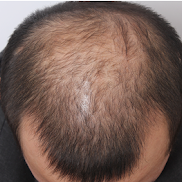
#> input picture input_images/bald4_cropped.png, 182 x 182 px
$ python Hair_loss_diagnosis.py
#> lines starting #> are read from the running program, lines starting #| are printed output that depends on the picture; after the words box and inside, x2 and y2 are one past the last pixel; in counts of white or black regions, pixels touching at a corner belong together
import cv2
import numpy as np

def clustering(image, k) :
    pixel_values = image.reshape((-1, 1))
    pixel_values = np.float32(pixel_values)
    criteria = (cv2.TERM_CRITERIA_EPS + cv2.TERM_CRITERIA_MAX_ITER, 10, 0.2)
    _, labels, (centers) = cv2.kmeans(pixel_values, k, None, criteria, 10, cv2.KMEANS_RANDOM_CENTERS)
    centers = np.uint8(centers)
    labels = labels.flatten()
    segmented_image = centers[labels.flatten()]
    image = segmented_image.reshape(image.shape)
    return image

path = "input_images/bald4_cropped.png"
width = 200
height = 200
errorV = np.array([])
image = cv2.imread(path, 0)
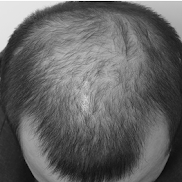
#> image: shape (182, 182); min 0, max 252, mean 100
image = cv2.resize(image, dsize=(width, height), interpolation=cv2.INTER_AREA)
#> image: shape (200, 200)
ret, image = cv2.threshold(image, 0, 255, cv2.THRESH_OTSU)
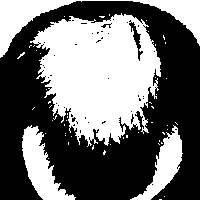
#> image: shape (200, 200); 43.4% white; 54 white regions (50 under 20 px), largest, box (x1, y1, x2, y2) and area: (30, 13, 161, 147) 11427, (0, 0, 200, 58) 2730, (22, 125, 76, 200) 1712, (130, 125, 183, 200) 1337
#> ret = 105

kernel = np.ones((7,7),np.float32)/49
image = cv2.filter2D(image,-1,kernel)
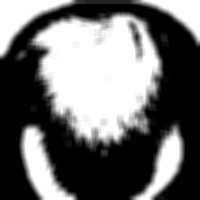
#> image: shape (200, 200); min 0, max 255, mean 110.4

image = clustering(image, 4)
#> in clustering, `_, labels, (centers) = cv2.kmeans(pixel_values, k, None, criteria, 10,..`: centers = [250.1, 165.3, 81.35, 3.59]
#> in clustering, `centers = np.uint8(centers)`: centers = [250, 165, 81, 3]
#> in clustering, `image = segmented_image.reshape(image.shape)`:
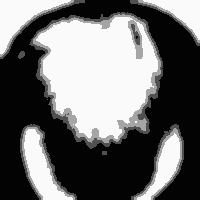
#> image: shape (200, 200); min 3, max 250, mean 110

kernel = np.ones((7,7),np.float32)/49
image = cv2.filter2D(image,-1,kernel)
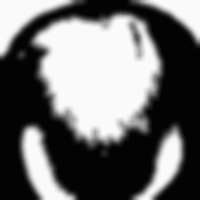
#> image: shape (200, 200); min 3, max 250, mean 110

image = clustering(image, 2)
#> call 2 of clustering, with k = 2
#> in clustering (call 2), `_, labels, (centers) = cv2.kmeans(pixel_values, k, None, criteria, 10,..`: centers = [230.5, 16.83]
#> in clustering (call 2), `centers = np.uint8(centers)`: centers = [230, 16]
#> in clustering (call 2), `image = segmented_image.reshape(image.shape)`:
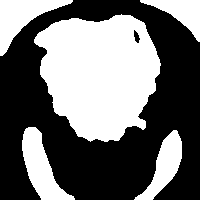
#> image: shape (200, 200); values 16 (black) and 230 (white), 43.6% white; 5 white regions, box (x1, y1, x2, y2) and area: (34, 14, 161, 142) 11734, (22, 127, 75, 200) 1720, (0, 0, 73, 56) 1620, (134, 130, 182, 200) 1336, (140, 0, 200, 42) 1037
image = cv2.bitwise_not(image)
ret, Midimage = cv2.threshold(image, 100, 255, cv2.THRESH_BINARY)
ret, image = cv2.threshold(Midimage, 100, 3, cv2.THRESH_BINARY)

for i in range(1, 28):
    path = "Norwood-Hamilton/"
    path = path + str(i)
    path = path + ".png"
    model = cv2.imread(path, 0)
#> (the run stopped early here; a loop or call above may not have finished)

$ run again, with input_images/bald1_cropped.png copied over input_images/bald4_cropped.png
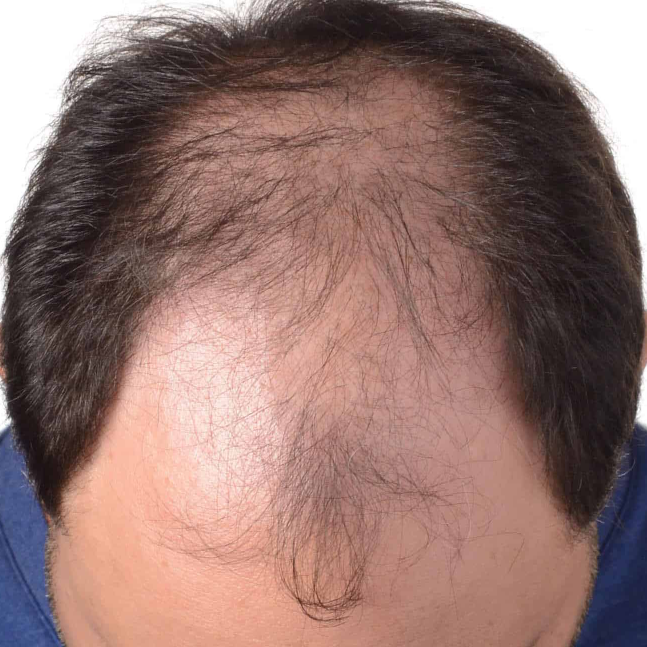
#> input picture input_images/bald1_cropped.png, 1293 x 1294 px (shown at 1/2 size)
#> `ret, image = cv2.threshold(image, 0, 255, cv2.THRESH_OTSU)`:
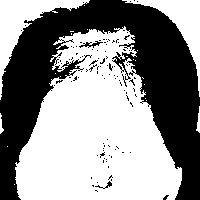
#> image: shape (200, 200); 56.6% white; 103 black regions (100 under 20 px), largest, box (x1, y1, x2, y2) and area: (0, 0, 200, 200) 16975, (79, 41, 103, 48) 65, (95, 181, 112, 189) 36
#> ret = 116
#> in clustering, `_, labels, (centers) = cv2.kmeans(pixel_values, k, None, criteria, 10,..`: centers = [2.96, 93.73, 251.9, 181.4]
#> in clustering, `centers = np.uint8(centers)`: centers = [2, 93, 251, 181]
#> in clustering (call 2), `_, labels, (centers) = cv2.kmeans(pixel_values, k, None, criteria, 10,..`: centers = [17.65, 237.4]
#> in clustering (call 2), `centers = np.uint8(centers)`: centers = [17, 237]
#> in clustering (call 2), `image = segmented_image.reshape(image.shape)`:
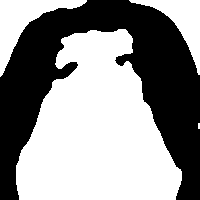
#> image: shape (200, 200); values 17 (black) and 237 (white), 57.1% white; 1 black region, box (x1, y1, x2, y2) and area: (0, 0, 200, 200) 17164

$ run again, with input_images/bald3_cropped.png copied over input_images/bald4_cropped.png
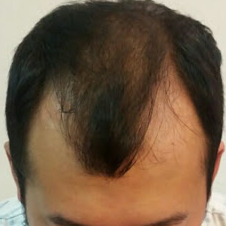
#> input picture input_images/bald3_cropped.png, 226 x 226 px
#> `ret, image = cv2.threshold(image, 0, 255, cv2.THRESH_OTSU)`:
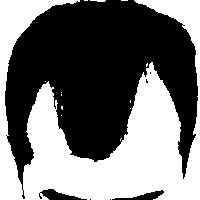
#> image: shape (200, 200); 44.9% white; 13 white regions (11 under 20 px), largest, box (x1, y1, x2, y2) and area: (0, 0, 200, 200) 17891, (90, 0, 106, 2) 24
#> ret = 100
#> in clustering, `_, labels, (centers) = cv2.kmeans(pixel_values, k, None, criteria, 10,..`: centers = [168, 252.5, 80.65, 1.62]
#> in clustering, `centers = np.uint8(centers)`: centers = [167, 252, 80, 1]
#> in clustering (call 2), `_, labels, (centers) = cv2.kmeans(pixel_values, k, None, criteria, 10,..`: centers = [235.4, 13.04]
#> in clustering (call 2), `centers = np.uint8(centers)`: centers = [235, 13]
#> in clustering (call 2), `image = segmented_image.reshape(image.shape)`:
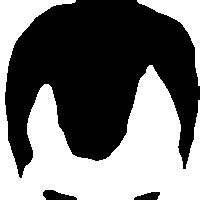
#> image: shape (200, 200); values 13 (black) and 235 (white), 45.3% white; 2 white regions, box (x1, y1, x2, y2) and area: (0, 0, 200, 200) 16695, (137, 0, 200, 86) 1412
